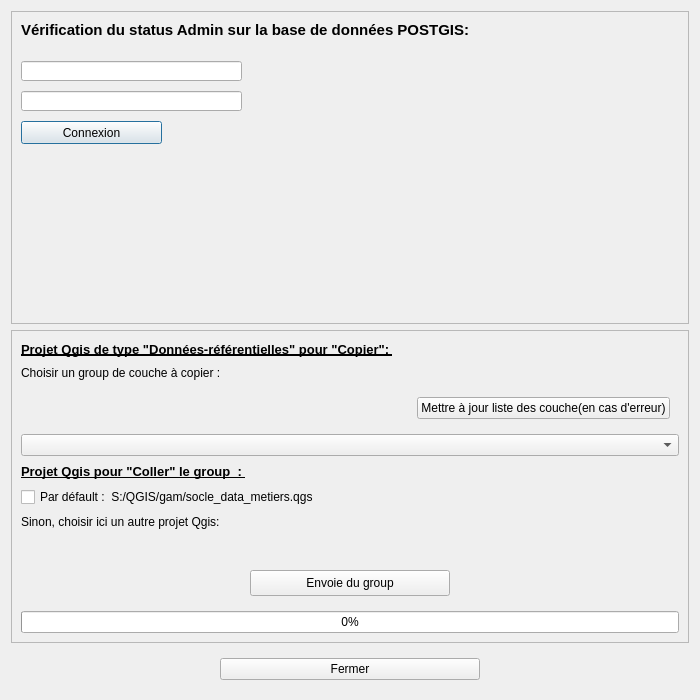
<?xml version="1.0" encoding="UTF-8"?>
<ui version="4.0">
 <class>MetaGAMDialogBase</class>
 <widget class="QDialog" name="MetaGAMDialogBase">
  <property name="windowModality">
   <enum>Qt::NonModal</enum>
  </property>
  <property name="geometry">
   <rect>
    <x>0</x>
    <y>0</y>
    <width>700</width>
    <height>700</height>
   </rect>
  </property>
  <property name="minimumSize">
   <size>
    <width>700</width>
    <height>400</height>
   </size>
  </property>
  <property name="maximumSize">
   <size>
    <width>700</width>
    <height>700</height>
   </size>
  </property>
  <property name="windowTitle">
   <string>MetaGAM</string>
  </property>
  <property name="autoFillBackground">
   <bool>false</bool>
  </property>
  <property name="inputMethodHints">
   <set>Qt::ImhNone</set>
  </property>
  <layout class="QGridLayout" name="gridLayout">
   <item row="0" column="0">
    <widget class="QFrame" name="frame">
     <property name="sizePolicy">
      <sizepolicy hsizetype="Preferred" vsizetype="Preferred">
       <horstretch>0</horstretch>
       <verstretch>0</verstretch>
      </sizepolicy>
     </property>
     <property name="minimumSize">
      <size>
       <width>0</width>
       <height>0</height>
      </size>
     </property>
     <property name="frameShape">
      <enum>QFrame::StyledPanel</enum>
     </property>
     <property name="frameShadow">
      <enum>QFrame::Raised</enum>
     </property>
     <widget class="QLineEdit" name="lineEdit">
      <property name="geometry">
       <rect>
        <x>10</x>
        <y>50</y>
        <width>221</width>
        <height>20</height>
       </rect>
      </property>
     </widget>
     <widget class="QgsPasswordLineEdit" name="mLineEdit">
      <property name="geometry">
       <rect>
        <x>10</x>
        <y>80</y>
        <width>221</width>
        <height>20</height>
       </rect>
      </property>
     </widget>
     <widget class="QPushButton" name="pb_connexion">
      <property name="geometry">
       <rect>
        <x>10</x>
        <y>110</y>
        <width>141</width>
        <height>23</height>
       </rect>
      </property>
      <property name="text">
       <string>Connexion</string>
      </property>
     </widget>
     <widget class="QLabel" name="label">
      <property name="geometry">
       <rect>
        <x>10</x>
        <y>10</y>
        <width>461</width>
        <height>18</height>
       </rect>
      </property>
      <property name="font">
       <font>
        <pointsize>11</pointsize>
        <weight>75</weight>
        <bold>true</bold>
       </font>
      </property>
      <property name="text">
       <string>Vérification du status Admin sur la base de données POSTGIS:</string>
      </property>
     </widget>
    </widget>
   </item>
   <item row="2" column="0">
    <widget class="QFrame" name="frame_3">
     <property name="sizePolicy">
      <sizepolicy hsizetype="Preferred" vsizetype="Fixed">
       <horstretch>0</horstretch>
       <verstretch>0</verstretch>
      </sizepolicy>
     </property>
     <property name="minimumSize">
      <size>
       <width>10</width>
       <height>0</height>
      </size>
     </property>
     <property name="frameShape">
      <enum>QFrame::NoFrame</enum>
     </property>
     <property name="frameShadow">
      <enum>QFrame::Raised</enum>
     </property>
     <layout class="QGridLayout" name="gridLayout_2">
      <item row="0" column="2">
       <spacer name="horizontalSpacer">
        <property name="orientation">
         <enum>Qt::Horizontal</enum>
        </property>
        <property name="sizeType">
         <enum>QSizePolicy::Fixed</enum>
        </property>
        <property name="sizeHint" stdset="0">
         <size>
          <width>200</width>
          <height>20</height>
         </size>
        </property>
       </spacer>
      </item>
      <item row="0" column="1">
       <widget class="QPushButton" name="pbClose">
        <property name="text">
         <string>Fermer</string>
        </property>
       </widget>
      </item>
      <item row="0" column="0">
       <spacer name="horizontalSpacer_2">
        <property name="orientation">
         <enum>Qt::Horizontal</enum>
        </property>
        <property name="sizeType">
         <enum>QSizePolicy::Fixed</enum>
        </property>
        <property name="sizeHint" stdset="0">
         <size>
          <width>200</width>
          <height>20</height>
         </size>
        </property>
       </spacer>
      </item>
     </layout>
    </widget>
   </item>
   <item row="1" column="0">
    <widget class="QFrame" name="frame_2">
     <property name="frameShape">
      <enum>QFrame::StyledPanel</enum>
     </property>
     <property name="frameShadow">
      <enum>QFrame::Raised</enum>
     </property>
     <layout class="QGridLayout" name="gridLayout_3">
      <item row="8" column="0">
       <widget class="QgsFileWidget" name="mQgsFileWidget"/>
      </item>
      <item row="7" column="0">
       <widget class="QLabel" name="label_5">
        <property name="text">
         <string>Sinon, choisir ici un autre projet Qgis:</string>
        </property>
       </widget>
      </item>
      <item row="5" column="0">
       <widget class="QLabel" name="label_3">
        <property name="font">
         <font>
          <pointsize>10</pointsize>
          <weight>75</weight>
          <bold>true</bold>
          <underline>true</underline>
         </font>
        </property>
        <property name="text">
         <string>Projet Qgis pour &quot;Coller&quot; le group  : </string>
        </property>
       </widget>
      </item>
      <item row="1" column="0">
       <widget class="QLabel" name="label_4">
        <property name="text">
         <string>Choisir un group de couche à copier :</string>
        </property>
       </widget>
      </item>
      <item row="3" column="0">
       <widget class="QComboBox" name="groupsList"/>
      </item>
      <item row="10" column="0">
       <widget class="QProgressBar" name="progressBar">
        <property name="value">
         <number>0</number>
        </property>
       </widget>
      </item>
      <item row="6" column="0">
       <widget class="QCheckBox" name="checkBox">
        <property name="text">
         <string>Par défault :  S:/QGIS/gam/socle_data_metiers.qgs</string>
        </property>
       </widget>
      </item>
      <item row="0" column="0">
       <widget class="QLabel" name="label_2">
        <property name="font">
         <font>
          <pointsize>10</pointsize>
          <weight>75</weight>
          <bold>true</bold>
          <underline>true</underline>
         </font>
        </property>
        <property name="text">
         <string>Projet Qgis de type &quot;Données-référentielles&quot; pour &quot;Copier&quot;: </string>
        </property>
       </widget>
      </item>
      <item row="9" column="0">
       <widget class="QFrame" name="frame_4">
        <property name="frameShape">
         <enum>QFrame::NoFrame</enum>
        </property>
        <property name="frameShadow">
         <enum>QFrame::Raised</enum>
        </property>
        <layout class="QGridLayout" name="gridLayout_4">
         <item row="0" column="3">
          <spacer name="horizontalSpacer_3">
           <property name="orientation">
            <enum>Qt::Horizontal</enum>
           </property>
           <property name="sizeType">
            <enum>QSizePolicy::Fixed</enum>
           </property>
           <property name="sizeHint" stdset="0">
            <size>
             <width>220</width>
             <height>20</height>
            </size>
           </property>
          </spacer>
         </item>
         <item row="0" column="1" rowspan="2" colspan="2">
          <widget class="QPushButton" name="pushButton">
           <property name="sizePolicy">
            <sizepolicy hsizetype="Preferred" vsizetype="Preferred">
             <horstretch>0</horstretch>
             <verstretch>0</verstretch>
            </sizepolicy>
           </property>
           <property name="text">
            <string>Envoie du group</string>
           </property>
          </widget>
         </item>
         <item row="0" column="0">
          <spacer name="horizontalSpacer_4">
           <property name="orientation">
            <enum>Qt::Horizontal</enum>
           </property>
           <property name="sizeType">
            <enum>QSizePolicy::Fixed</enum>
           </property>
           <property name="sizeHint" stdset="0">
            <size>
             <width>220</width>
             <height>20</height>
            </size>
           </property>
          </spacer>
         </item>
        </layout>
       </widget>
      </item>
      <item row="2" column="0">
       <widget class="QFrame" name="frame_5">
        <property name="frameShape">
         <enum>QFrame::NoFrame</enum>
        </property>
        <property name="frameShadow">
         <enum>QFrame::Raised</enum>
        </property>
        <layout class="QGridLayout" name="gridLayout_5">
         <item row="0" column="0">
          <spacer name="horizontalSpacer_5">
           <property name="orientation">
            <enum>Qt::Horizontal</enum>
           </property>
           <property name="sizeType">
            <enum>QSizePolicy::Fixed</enum>
           </property>
           <property name="sizeHint" stdset="0">
            <size>
             <width>390</width>
             <height>20</height>
            </size>
           </property>
          </spacer>
         </item>
         <item row="0" column="1">
          <widget class="QPushButton" name="pb_updateList">
           <property name="text">
            <string>Mettre à jour liste des couche(en cas d'erreur)</string>
           </property>
          </widget>
         </item>
        </layout>
       </widget>
      </item>
     </layout>
    </widget>
   </item>
  </layout>
 </widget>
 <customwidgets>
  <customwidget>
   <class>QgsFileWidget</class>
   <extends>QWidget</extends>
   <header>qgsfilewidget.h</header>
  </customwidget>
  <customwidget>
   <class>QgsPasswordLineEdit</class>
   <extends>QLineEdit</extends>
   <header>qgspasswordlineedit.h</header>
  </customwidget>
 </customwidgets>
 <resources/>
 <connections/>
</ui>
